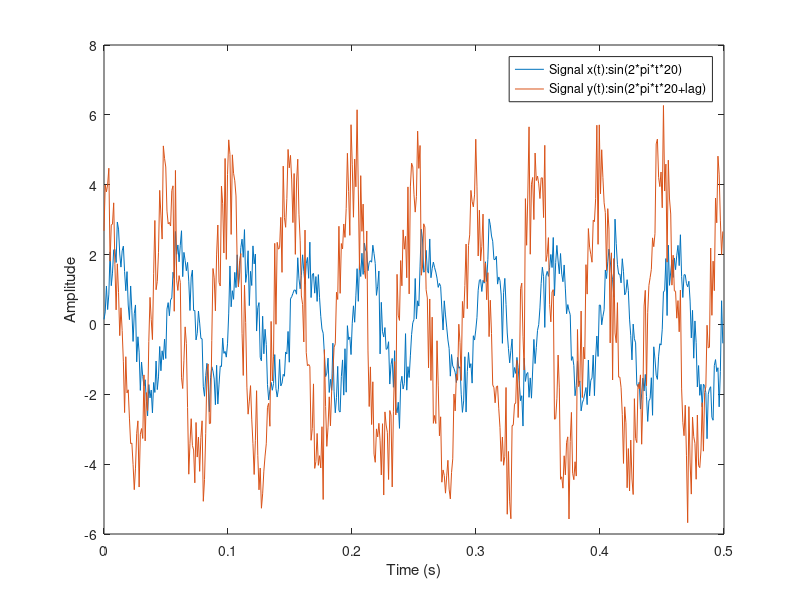
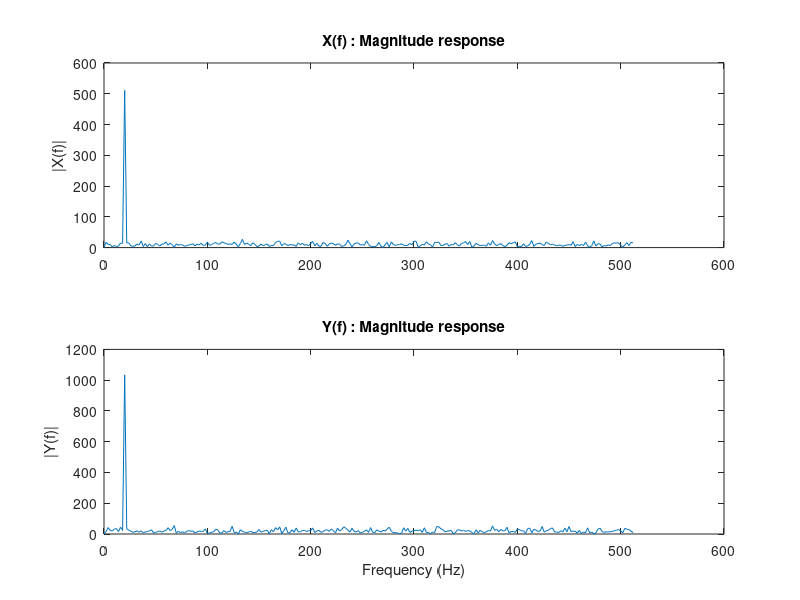
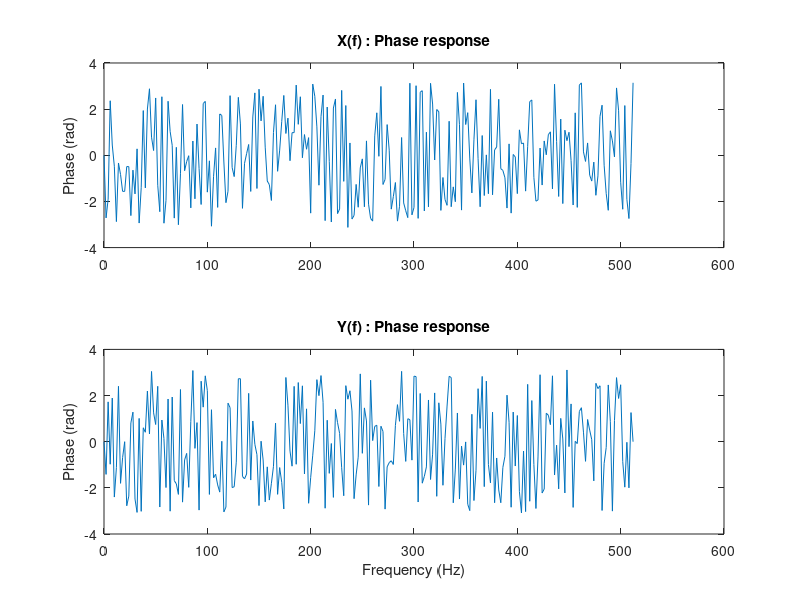

The MATLAB script that drew these images, in order:
% clear
clear all
% set the lag
lag = pi/2;
% amplitude for sinusodial 1
amp_x = 2;
% amplitude for sinusodial 2
amp_y = 4;
% Sampling frequency
Fs = 1024;
% Time vector of 0.5 second
t = 0:1/Fs:0.5*(Fs-1)/Fs;
% number of points
npts = length(t);
% Create a sine wave of 20 Hz.
x = amp_x * (sin(2*pi*t*20) + ...
0.25*randn(1,npts)) + 5;
% Create a sine wave of 20 Hz
% with a phase of pi/2.
y = amp_y * (sin(2*pi*t*20 + lag)...
+ 0.25*randn(1,npts));
% remove bias
x = x - mean(x);
y = y - mean(y);
% plot the signal
figure(1)
plot(t,x,t,y);
xlabel('Time (s)');
ylabel('Amplitude');
legend('Signal x(t):sin(2*pi*t*20)',...
'Signal y(t):sin(2*pi*t*20+lag)');
% take the FFT
X=fft(x);
Y=fft(y);
% Calculate the numberof unique points
NumUniquePts = ceil((npts+1)/2);
figure(2)
subplot(211);
f = (0:NumUniquePts-1)*Fs/npts;
plot(f,abs(X(1:NumUniquePts)));
title('X(f) : Magnitude response');
ylabel('|X(f)|')
subplot(212)
plot(f,abs(Y(1:NumUniquePts)));
title('Y(f) : Magnitude response')
xlabel('Frequency (Hz)');
ylabel('|Y(f)|')
figure(3)
subplot(211)
plot(f,angle(X(1:NumUniquePts)));
title('X(f) : Phase response');
ylabel('Phase (rad)');
subplot(212)
plot(f,angle(Y(1:NumUniquePts)));
title('Y(f) : Phase response');
xlabel('Frequency (Hz)');
ylabel('Phase (rad)');
% Determine the max value and max point.
% This is where the sinusoidal
% is located. See Figure 2.
[mag_x idx_x] = max(abs(X));
[mag_y idx_y] = max(abs(Y));
% determine the phase difference
% at the maximum point.
px = angle(X(idx_x));
py = angle(Y(idx_y));
phase_lag = py - px
% determine the amplitude scaling
amplitude_ratio = mag_y/mag_x